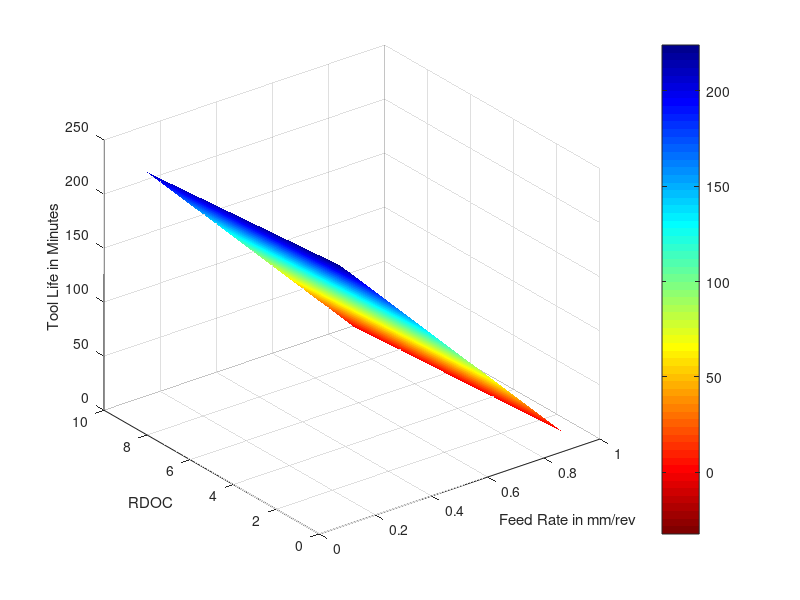

The MATLAB script that drew this image:
clc
close all
clear all

  %x1 = cutting speed, 
  %x2 = Feed rate in mm/rev,
  %x3 = Axial depth 
  %x4 = Radial depth
  
x1 = 10;
x2 = [0.15:0.0085:1];
x3 = 50;
x4 = [1:0.09:10];


[X2,X4]= meshgrid(x2,x4);
TL1 = 47.76 -0.12.*x1 -141.03 .* X2.*2 + 4.43.*x3 -1.83.*X4  ;
TL2 = 1.879 + 0.66 .*x1 - 9.2484 .* X2 + 41.24 .* x3 -1.75 .* X4 -0.001 .* x1.^2 + 228.9 .* X2.^2 -5.40 .* x3.^2 + 1.38 .* X4.^2 -1.13 .* x1.*X2 -0.05 .* x1 .* x3 - 0.068 .*x1.*X4 -4.39 .*X2.*x3 + 61.4 .*X2.*X4 -5.73 .* x3.*X4 ; 


figure 1
surfc(x2,x4, TL1)

xlabel('Feed Rate in mm/rev')
ylabel('RDOC')
zlabel('Tool Life in Minutes')
zlim([0,250])
grid on
colormap (flipud(jet))
shading interp
colorbar